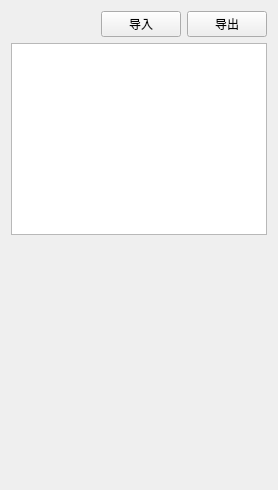
          <widget class="QWidget" name="tab_4">
           <attribute name="title">
            <string>配置</string>
           </attribute>
           <layout class="QVBoxLayout" name="verticalLayout_5">
            <item>
             <layout class="QHBoxLayout" name="horizontalLayout_6">
              <item>
               <spacer name="horizontalSpacer">
                <property name="orientation">
                 <enum>Qt::Horizontal</enum>
                </property>
                <property name="sizeHint" stdset="0">
                 <size>
                  <width>40</width>
                  <height>20</height>
                 </size>
                </property>
               </spacer>
              </item>
              <item>
               <widget class="QPushButton" name="btnImportConfig">
                <property name="text">
                 <string>导入</string>
                </property>
               </widget>
              </item>
              <item>
               <widget class="QPushButton" name="btnExportConfig">
                <property name="text">
                 <string>导出</string>
                </property>
               </widget>
              </item>
             </layout>
            </item>
            <item>
             <widget class="QTextEdit" name="txtConfig"/>
            </item>
            <item>
             <spacer name="verticalSpacer_6">
              <property name="orientation">
               <enum>Qt::Vertical</enum>
              </property>
              <property name="sizeType">
               <enum>QSizePolicy::Preferred</enum>
              </property>
              <property name="sizeHint" stdset="0">
               <size>
                <width>20</width>
                <height>244</height>
               </size>
              </property>
             </spacer>
            </item>
           </layout>
          </widget>
